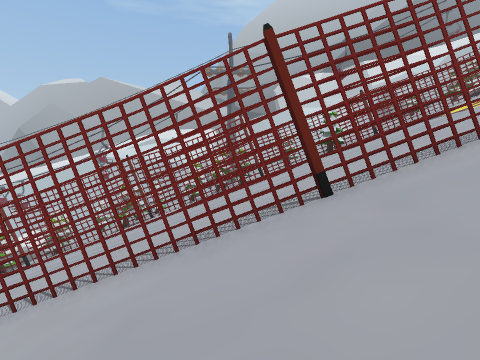
View 1 (above)

24 first-person views from a walk through a scene from a Unity 3-D project. The camera is 1.3 m above the floor, tilts 2° down and sees 80° across. The floor is counted in squares, 2 m on a side. Each view is taken from the middle of a square. On the plan, view 1 faces up. The plan holds only what a view shows up to about 9 squares ahead; the rest is blank. The place goes on beyond the plan. The player character is not drawn.

View 2
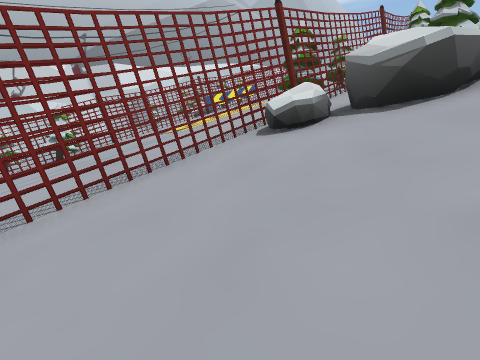

View 3
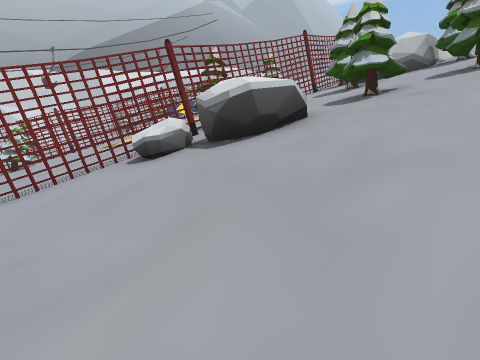

View 4
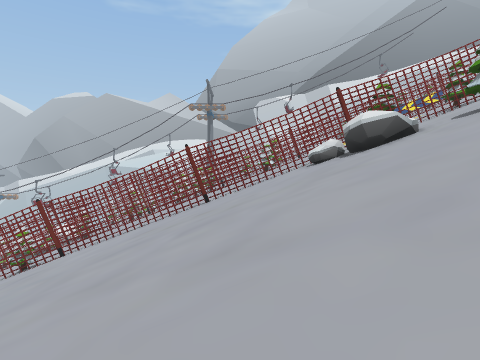

View 5
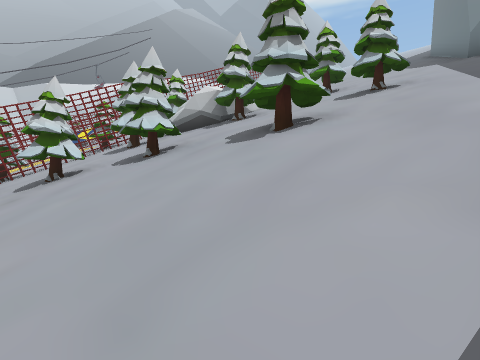

View 6
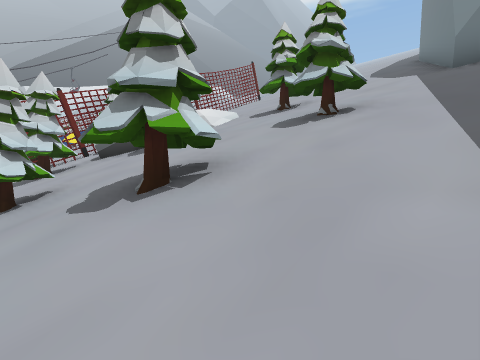

View 7
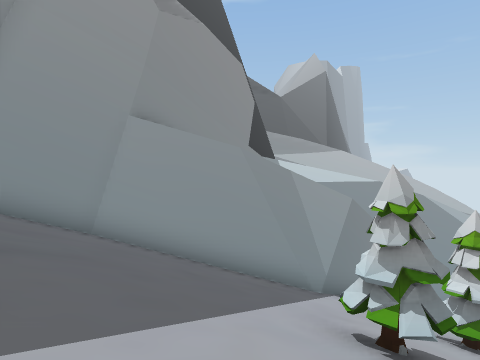

View 8
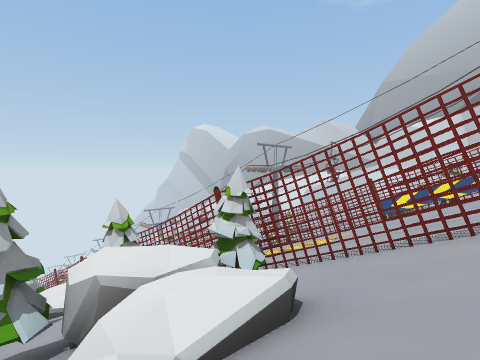

View 9
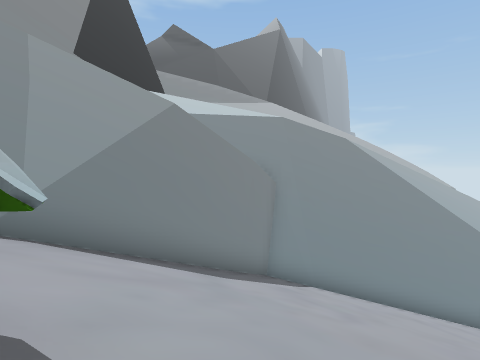

View 10
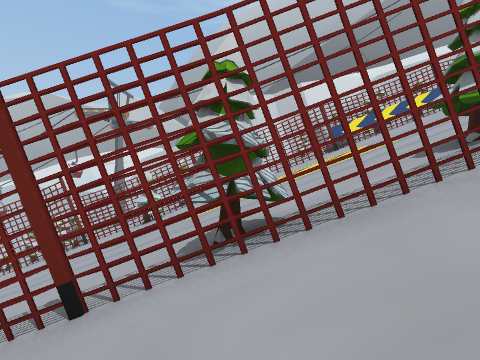

View 11
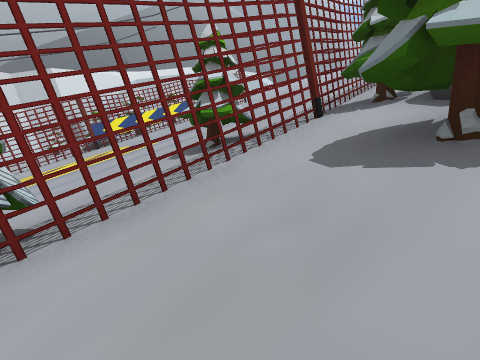

View 12
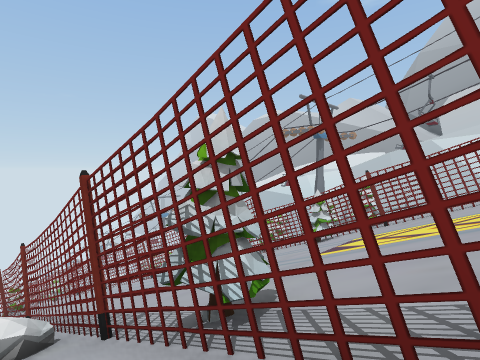

View 13
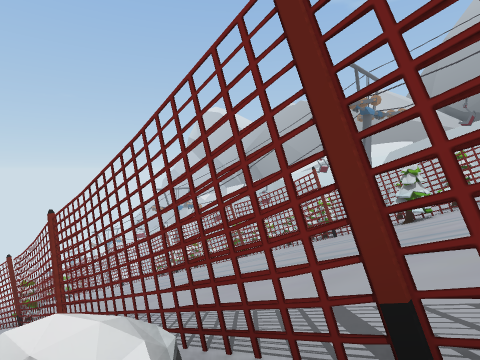

View 14
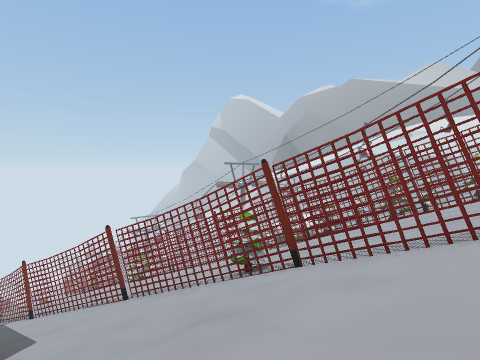

View 15
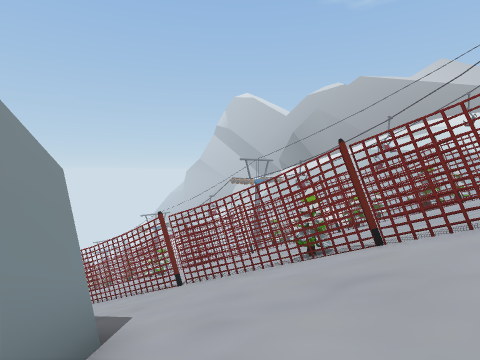

View 16
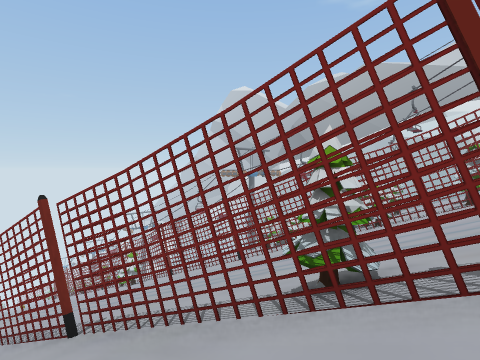

View 17
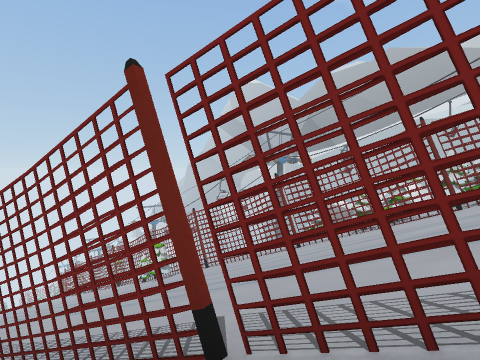

View 18
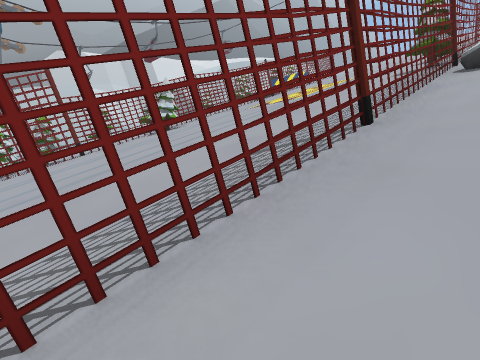

View 19
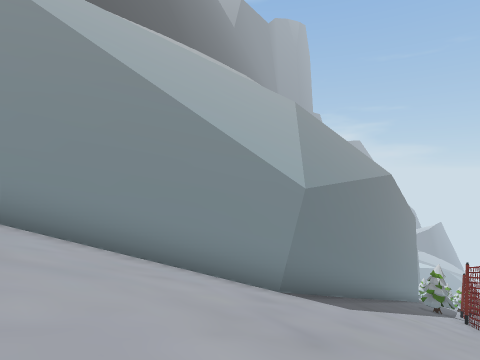

View 20
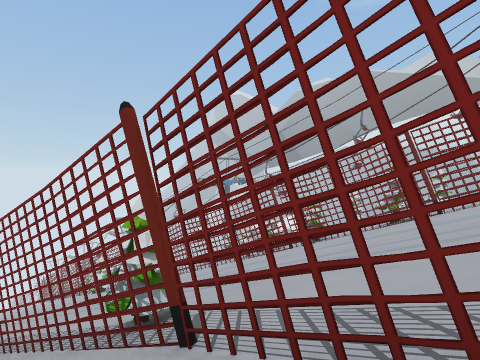

View 21
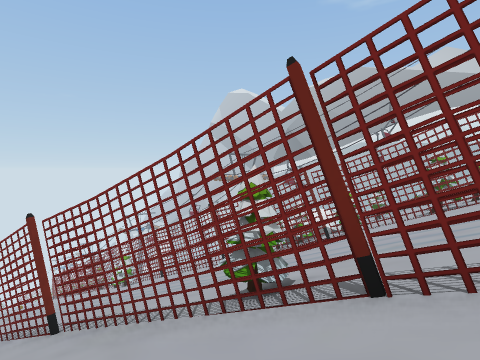

View 22
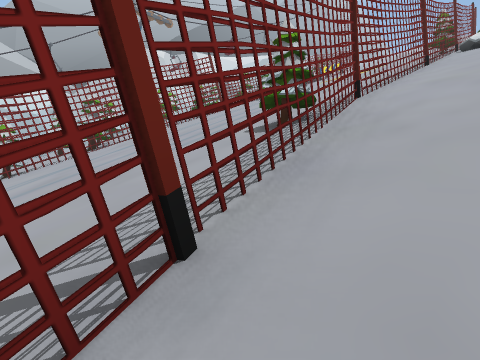

View 23
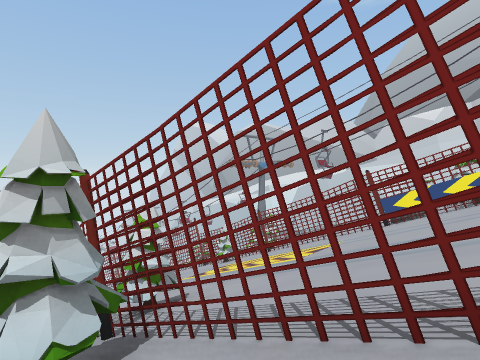

View 24
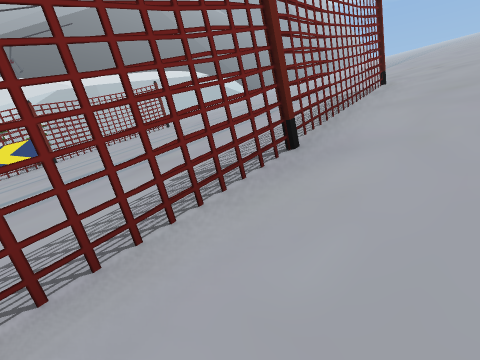

### Floor plan
Key: @ floor where view 1 was taken; # wall or solid block; . floor; / step, stairs or slope; = window, fence, low wall or low ledge; C cone; R rock; O other object.
Columns run from 10 left of view 1 to 15 right of it. Each row starts with its distance up from view 1.
 14                        C
 13     OO   /C           /C##
 12   C/######/=  #####  ##/=/
 11 ##/=//// ////CC///////////
 10  /////////////////////////
  9 //////////////////////////
  8 //////////////////////////
  7 //////////////////////////
  6 //////////////////////////
  5 //////////////////////////
  4 /////C///////////C//O///=#
  3 ////C#########R######CC#=/
  2 ##=#///////////R////CCC///
  1 ///////////////RR//CCR.///
  0 //////////@//////C///CR //
 -1 ////=#////////////C//O////
 -2 #######////////////////OC/
 -3       ##///////////C//////
 -4        ###/////////CC/C///
 -5          ##///////////////
 -6           ##//////////////
 -7            #########//////
 -8                    ##/////
 -9                     ##///
-10                      ###/
-11                        ##

Positions as (right, up) in squares from view 1, and headings:
1: (0, 0), facing up
2: (1, 0), facing up-right
3: (2, -2), facing up-right
4: (2, -6), facing up
5: (6, -6), facing up-right
6: (8, -6), facing up-right
7: (15, -3), facing down-left
8: (15, -1), facing up-left
9: (9, -2), facing down-left
10: (7, 1), facing up
11: (7, 1), facing up-right
12: (9, 2), facing up-left
13: (6, 2), facing up-left
14: (-1, -1), facing up-left
15: (-2, -2), facing up-left
16: (-4, 1), facing up-left
17: (-7, 1), facing up-left
18: (-2, 2), facing up-right
19: (-1, 2), facing down-left
20: (-2, 2), facing up-left
21: (-3, 1), facing up-left
22: (-9, 1), facing up-right
23: (14, 2), facing up-left
24: (13, 2), facing up-right
